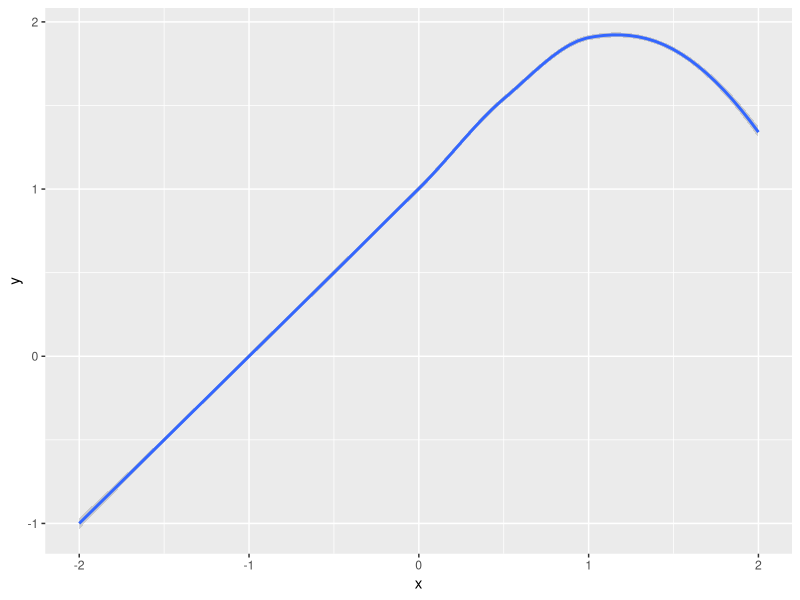

Reproduce this figure in R.
## ---- chunk 1
knitr::opts_chunk$set(error=TRUE,        # Keep compiling upon error
                      collapse=TRUE,     # collapse by default
                      echo=TRUE,         # echo code by default
                      comment = "#>",    # change comment character
                      fig.width = 10,     # set figure width
                      out.width = "100%", # set width of displayed images
                      warning=TRUE,      # show R warnings
                      message=FALSE)     # show R messages
## ---- chunk 2
set.seed(42)
library(ggplot2)
## ---- chunk 3
h1 = function (X) {
  return(X)
}
h2 = function (X) {
  ind = as.numeric(X >= 1)
  return((X-1)^2 * ind)
}
Y = function (X) {
  y = 1 + h1(X) - 2 * h2(X)
  return(y)
}
y1 = Y(-2)
y2 = Y(2)
## ---- chunk 4
x = seq(-2, 2, 0.01)
y = Y(x)
df = data.frame(x = x, y = y)
gg = ggplot(
  data = df,
  mapping = aes(
    x = x,
    y = y
  )
)
gg + geom_smooth(
  method = 'loess',
  formula = 'y~x'
)
